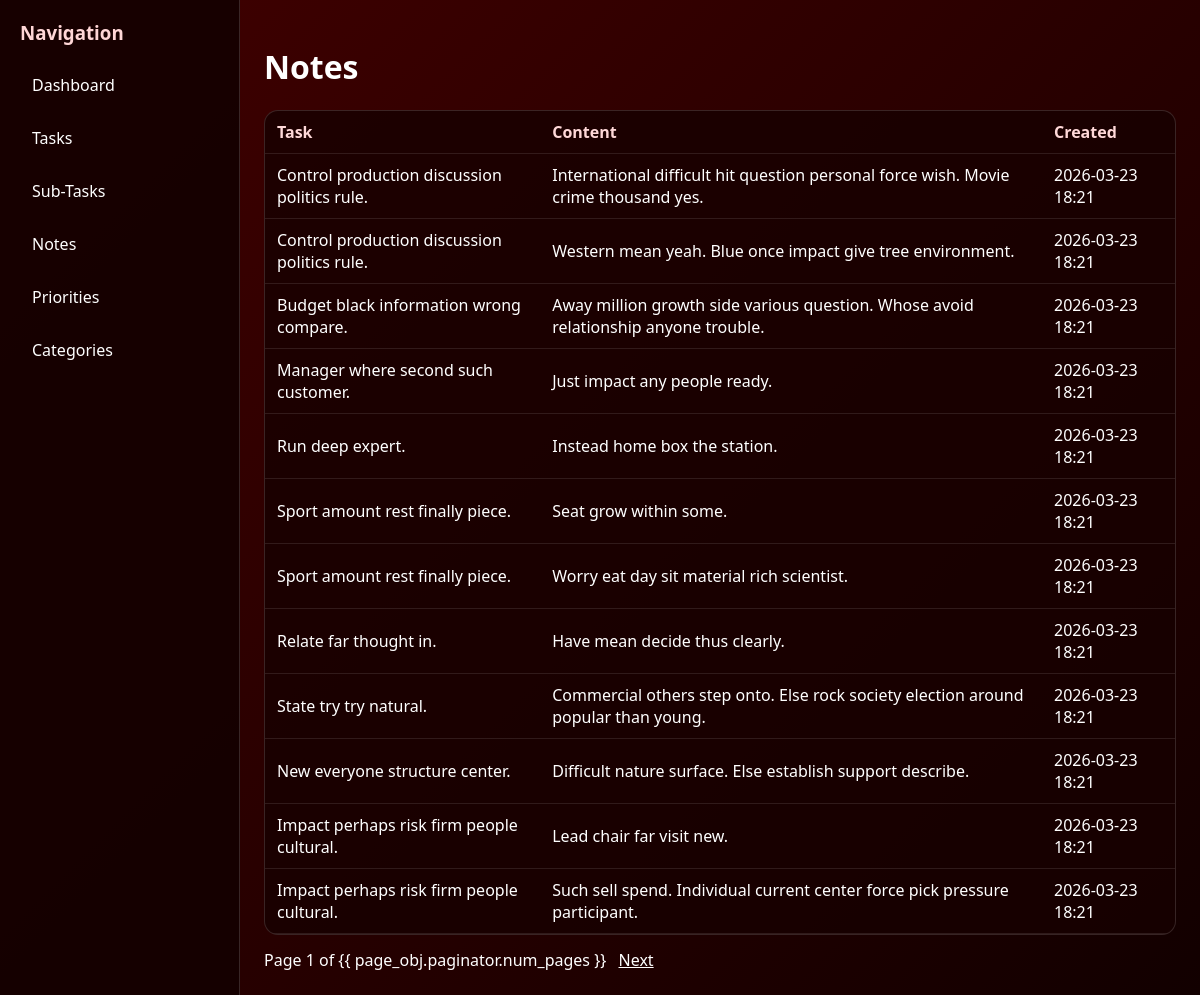
Screenshot of /notes/ (signed in) with the database file from the repository.
### tasks/models.py (models this page shows, shortened)
class BaseModel(models.Model):
    created_at = models.DateTimeField(auto_now_add=True)
    updated_at = models.DateTimeField(auto_now=True)
    class Meta:
        abstract = True

class Note(BaseModel):
    task = models.ForeignKey(Task, related_name='notes', on_delete=models.CASCADE)
    content = models.TextField()

class Task(BaseModel):
    STATUS_CHOICES = [("Pending", "Pending"), ("In Progress", "In Progress"), ("Completed", "Completed")]
    title = models.CharField(max_length=200)
    description = models.TextField()
    deadline = models.DateTimeField()
    status = models.CharField(max_length=50, choices=STATUS_CHOICES, default="Pending")
    category = models.ForeignKey(Category, on_delete=models.CASCADE)
    priority = models.ForeignKey(Priority, on_delete=models.CASCADE)

### tasks/views.py (the view)
# urls.py: path('notes/', NoteListView.as_view(), name='notes'),
class NoteListView(LoginRequiredMixin, ListView):
    model = Note
    template_name = 'notes.html'
    context_object_name = 'notes'
    paginate_by = 12
    def get_queryset(self):
        return Note.objects.select_related('task').order_by('-created_at')

### templates/notes.html (shortened to what this page needs)
<!doctype html>
<html lang="en">
  <head>
    {% load static %}
  </head>
  <body>
    <div class="layout">
      <aside class="sidebar">
        <h3>Navigation</h3>
        <ul>
          <li><a href="{% url 'dashboard' %}">Dashboard</a></li>
          <li><a href="{% url 'tasks' %}">Tasks</a></li>
          <li><a href="{% url 'subtasks' %}">Sub-Tasks</a></li>
          <li><a href="{% url 'notes' %}">Notes</a></li>
          <li><a href="{% url 'priorities' %}">Priorities</a></li>
          <li><a href="{% url 'categories' %}">Categories</a></li>
        </ul>
      </aside>
      <main class="content">
        <h1>Notes</h1>
        <div class="card">
          <table>
            <thead>
              <tr>
                <th>Task</th>
                <th>Content</th>
                <th>Created</th>
              </tr>
            </thead>
            <tbody>
              {% for note in notes %}
              <tr>
                <td>{{ note.task.title }}</td>
                <td class="note-content">{{ note.content }}</td>
                <td>{{ note.created_at|date:'Y-m-d H:i' }}</td>
              </tr>
              {% empty %}
              <tr>
                <td colspan="3">No notes yet.</td>
              </tr>
              {% endfor %}
            </tbody>
          </table>
        </div>
        {% if is_paginated %}
        <div class="pagination">
          <span
            >Page {{ page_obj.number }} of {{ page_obj.paginator.num_pages
            }}</span
          >
          {% if page_obj.has_next %}
          <a href="?page={{ page_obj.next_page_number }}">Next</a>
          {% endif %}
        </div>
        {% endif %}
      </main>
    </div>
  </body>
</html>

### templates/notes.html (style rules this page uses)
body { margin: 0; min-height: 100vh; font-family: "Segoe UI", Tahoma, Geneva, Verdana, sans-serif; color: #fff; background: linear-gradient(135deg, #410000, #120000); }
.layout { display: grid; grid-template-columns: 240px 1fr; min-height: 100vh; }
.sidebar { background: rgba(20, 0, 0, 0.92); border-right: 1px solid rgba(255, 255, 255, 0.15); padding: 20px; }
.sidebar h3 { margin-top: 0; color: #ffd6d6; }
.sidebar ul { list-style: none; padding: 0; margin: 10px 0 0; }
.sidebar li { margin: 11px 0; }
.sidebar a { color: #fff; text-decoration: none; display: block; padding: 10px 12px; border-radius: 8px; }
.content { padding: 24px; }
.card { background: rgba(24, 0, 0, 0.82); border: 1px solid rgba(255, 255, 255, 0.14); border-radius: 14px; overflow: hidden; }
table { width: 100%; border-collapse: collapse; }
th, td { padding: 10px 12px; border-bottom: 1px solid rgba(255, 255, 255, 0.1); text-align: left; }
th { color: #ffd8d8; }
.note-content { white-space: pre-wrap; }
.pagination { margin-top: 14px; }
.pagination a, .pagination span { margin-right: 8px; color: #fff; }

### rows the page displays
Note: task "Control production discussion politics rule.", content "International difficult hit question personal force wish. Movie crime thousand yes.", created_at "2026-03-23 18:21"
Note: task "Control production discussion politics rule.", content "Western mean yeah. Blue once impact give tree environment.", created_at "2026-03-23 18:21"
Note: task "Budget black information wrong compare.", content "Away million growth side various question. Whose avoid relationship anyone trouble.", created_at "2026-03-23 18:21"
Note: task "Manager where second such customer.", content "Just impact any people ready.", created_at "2026-03-23 18:21"
Note: task "Run deep expert.", content "Instead home box the station.", created_at "2026-03-23 18:21"
Note: task "Sport amount rest finally piece.", content "Seat grow within some.", created_at "2026-03-23 18:21"
Note: task "Sport amount rest finally piece.", content "Worry eat day sit material rich scientist.", created_at "2026-03-23 18:21"
Note: task "Relate far thought in.", content "Have mean decide thus clearly.", created_at "2026-03-23 18:21"
Note: task "State try try natural.", content "Commercial others step onto. Else rock society election around popular than young.", created_at "2026-03-23 18:21"
Note: task "New everyone structure center.", content "Difficult nature surface. Else establish support describe.", created_at "2026-03-23 18:21"
Note: task "Impact perhaps risk firm people cultural.", content "Lead chair far visit new.", created_at "2026-03-23 18:21"
Note: task "Impact perhaps risk firm people cultural.", content "Such sell spend. Individual current center force pick pressure participant.", created_at "2026-03-23 18:21"

### other values shown
{{ page_obj.number }} "1"
